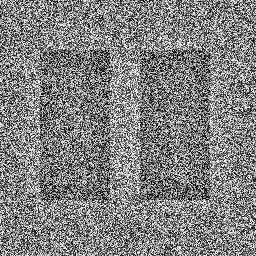
#> input picture data/augmented_dataset/normal/aug_clahe_normal_1.jpg, 256 x 256 px, found by its file name
$ python augmentation.py
#> lines starting #> are read from the running program, lines starting #| are printed output that depends on the picture
#> in augment_dataset, img is the input picture: shape (256, 256, 3); min 0, max 255, mean 129
import os
import cv2
import numpy as np

def apply_clahe(img):
    clahe = cv2.createCLAHE(clipLimit=2.0, tileGridSize=(8, 8))
    return clahe.apply(img)

def augment_image(img_path, output_dir, prefix="aug_"):
#> called with output_dir = 'data/augmented_dataset/normal', prefix = 'aug_'
    img = cv2.imread(img_path, cv2.IMREAD_GRAYSCALE)
#> img: shape (256, 256); min 0, max 255, mean 129
    if img is None:
        return

    filename = os.path.basename(img_path)
    os.makedirs(output_dir, exist_ok=True)

    # 1. CLAHE (Contrast Limited Adaptive Histogram Equalization)
    img_clahe = apply_clahe(img)
    cv2.imwrite(os.path.join(output_dir, f"{prefix}clahe_{filename}"), img_clahe)

    # 2. Rotation (-15 to 15 degrees)
    rows, cols = img.shape
#> rows = 256; cols = 256
    M = cv2.getRotationMatrix2D((cols/2, rows/2), 15, 1)
    img_rot = cv2.warpAffine(img, M, (cols, rows))
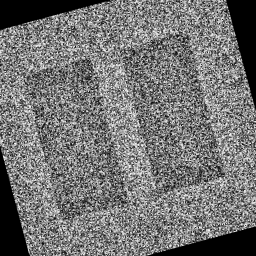
#> img_rot: shape (256, 256); min 0, max 254, mean 115.8
    cv2.imwrite(os.path.join(output_dir, f"{prefix}rot_{filename}"), img_rot)

    # 3. Random Crop and Resize back
    start_x = int(cols * 0.1)
#> start_x = 25
    start_y = int(rows * 0.1)
#> start_y = 25
    img_crop = img[start_y:rows-start_y, start_x:cols-start_x]
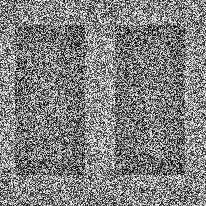
#> img_crop: shape (206, 206); min 0, max 255, mean 128.1
    img_crop = cv2.resize(img_crop, (cols, rows))
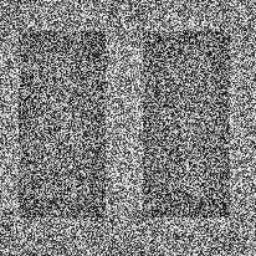
#> img_crop: shape (256, 256); min 3, max 254, mean 128
    cv2.imwrite(os.path.join(output_dir, f"{prefix}crop_{filename}"), img_crop)

def augment_dataset(dataset_dir="data/sample_dataset", output_dir="data/augmented_dataset"):
    classes = ['normal', 'effusion']
    for cls in classes:
        cls_dir = os.path.join(dataset_dir, cls)
        out_cls_dir = os.path.join(output_dir, cls)
        if not os.path.exists(cls_dir): continue

        images = os.listdir(cls_dir)[:20] # Demo augmentation on first 20 images
        for img_name in images:
            img_path = os.path.join(cls_dir, img_name)
            # Copy original
            os.makedirs(out_cls_dir, exist_ok=True)
            img = cv2.imread(img_path)
            if img is not None:
                cv2.imwrite(os.path.join(out_cls_dir, img_name), img)

            # Apply Augmentations
            augment_image(img_path, out_cls_dir)
#> pass 2 of the loop in augment_dataset, `for cls in classes:`:
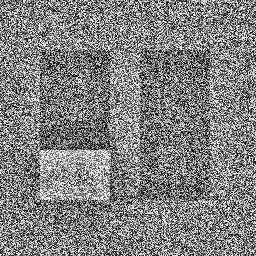
#> input picture data/augmented_dataset/effusion/aug_clahe_effusion_1.jpg, 256 x 256 px, found by its file name
#> in augment_dataset, img is the input picture: shape (256, 256, 3); min 0, max 255, mean 129.1
#> img: shape (256, 256)
#> in augment_image (call 2), `img_rot = cv2.warpAffine(img, M, (cols, rows))`:
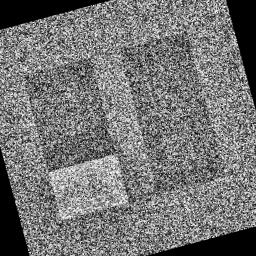
#> img_rot: shape (256, 256); min 0, max 253, mean 115.9
#> in augment_image (call 2), `img_crop = cv2.resize(img_crop, (cols, rows))`:
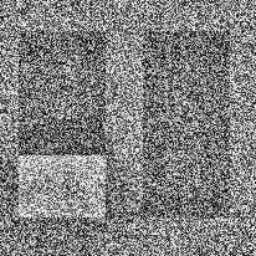
#> img_crop: shape (256, 256); min 4, max 252, mean 128.3

if __name__ == "__main__":
    augment_dataset()
